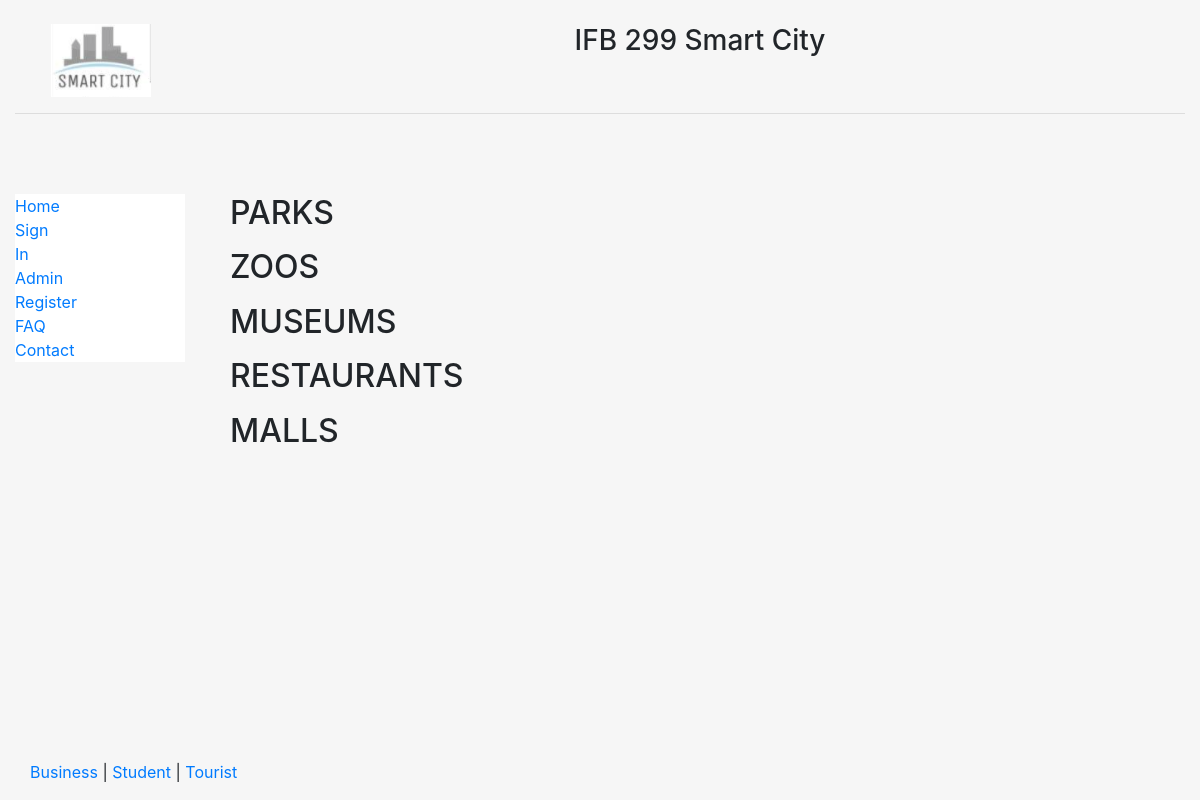
/CityInformation/, run on an earlier commit of the app's database.
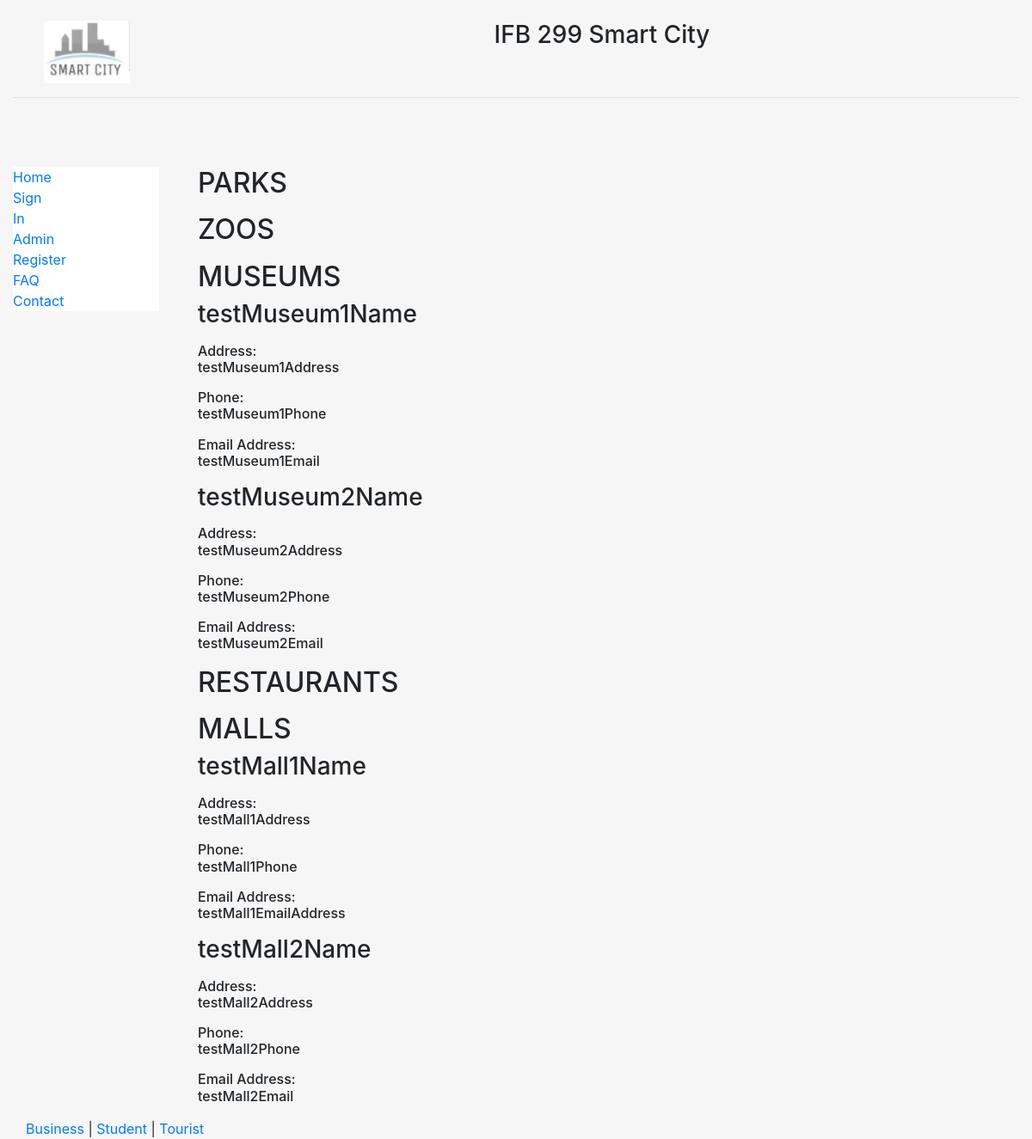
And on a later commit of the database.
### SmartCity/SmartCity/CityInformation/models.py (models this page shows, shortened)
class Museum(models.Model):
    name = models.TextField()
    address = models.TextField()
    phone = models.TextField()
    emailAddress = models.TextField()

class Mall(models.Model):
    name = models.TextField()
    address = models.TextField()
    phone = models.TextField()
    emailAddress = models.TextField()

### SmartCity/SmartCity/CityInformation/views.py (the view)
class InfoList(ListView):
    context_object_name = 'city_info_list'
    template_name = 'CityInformation/CityInformation.html'
    queryset = Park.objects.all()
    def get_context_data(self, **kwargs):
        context = super(InfoList, self).get_context_data(**kwargs)
        context['parks'] = self.queryset
        context['zoos'] = Zoo.objects.all()
        context['museums'] = Museum.objects.all()
        context['restaurants'] = Restaurant.objects.all()
        context['malls'] = Mall.objects.all()
        return context

### SmartCity/SmartCity/CityInformation/templates/CityInformation/CityInformation.html (shortened to what this page needs)
{% extends "main/base.html" %}
{% block content %}
<p>
  <h2>PARKS</h2>
</p>
<p>
  <h2>ZOOS</h2>
</p>
<p>
  <h2>MUSEUMS</h2>
    {% for museum in museums %}
    <h3>{{museum.name|safe|linebreaks}}</h3>
    <h6>Address: {{museum.address|safe|linebreaks}}</h6>
    <h6>Phone: {{museum.phone|safe|linebreaks}}</h6>
    <h6>Email Address: {{museum.emailAddress|safe|linebreaks}}</h6>
    {% endfor %}
</p>
<p>
  <h2>RESTAURANTS</h2>
</p>
<p>
  <h2>MALLS</h2>
    {% for mall in malls %}
    <h3>{{mall.name|safe|linebreaks}}</h3>
    <h6>Address: {{mall.address|safe|linebreaks}}</h6>
    <h6>Phone: {{mall.phone|safe|linebreaks}}</h6>
    <h6>Email Address: {{mall.emailAddress|safe|linebreaks}}</h6>
    {% endfor %}
</p>
{% endblock content %}

### SmartCity/SmartCity/main/templates/main/base.html (shortened to what this page needs)
<!DOCTYPE html>
<html lang="en">
<head>
    {% load staticfiles %}
    <link rel="stylesheet" href="https://maxcdn.bootstrapcdn.com/bootstrap/4.0.0-beta.2/css/bootstrap.min.css">
</head>
<body class="body" style="background-color:#f6f6f6">
<div class="container-fluid" style="min-height:95%; ">
    <div class="row">
        <div class="col-sm-2">
            <br>
            <center>
                <img src="{% static 'img/smartcity.PNG' %}" class="responsive-img" style='max-height:100px;' alt="face">
            </center>
        </div>
        <div class="col-sm-10">
            <br>
            <center>
                <h3>IFB 299 Smart City</h3>
            </center>
        </div>
    </div>
    <hr>
    <div class="row">
        <div class="col-sm-2">
            <br>
            <br>
            <p>
                {% if user.is_authenticated %}
                    Hello, {{ user.username }}
                    <div class="well bs-sidebar" id="sidebar" style="background-color:#fff">
                        <ul class="nav nav-pills nav-stacked col-md-3">
                            <li><a href='/'>Home</a></li>
                            <li><a href='{% url 'users:logout' %}'>SignOut</a></li>
                            <li><a href='{% url 'CityInformation:InfoList' %}'>City Information</a></li>
                            <li><a href='/faq/'>FAQ</a></li>
                            <li><a href='/contact/'>Contact</a></li>
                        </ul>
                    </div>
                    </div>
                    <div class="col-sm-10">
                    <div class='container-fluid'>
                        <br><br>
                        {% else %}
                        <div class="well bs-sidebar" id="sidebar" style="background-color:#fff">
                            <ul class="nav nav-pills nav-stacked col-md-3">
                                <li><a href='/'>Home</a></li>
                                <li><a href='/users/login/'>Sign In</a></li>
                                <a href="{% url 'admin:index' %}">Admin</a>
                                <li><a href='/users/register/'>Register</a></li>
                                <li><a href='/faq/'>FAQ</a></li>
                                <li><a href='/contact/'>Contact</a></li>
                            </ul>
                        </div>
                    </div>
                    <div class="col-sm-10">
                    <div class='container-fluid'>
                    <br><br>
                {% endif %}
                {% block content %}
                {% endblock %}
                </div>
                </div>
                </div>
    </div>
</body>
   <footer>
        <div class="container-fluid" style='margin-left:15px'>
            <p><a href="/users/business/" target="blank">Business</a> | <a href="/users/student/" target="blank">Student</a> | <a href="/users/tourist/"
                                                                                                     target="blank">Tourist</a>
            </p>
        </div>
    </footer>
</html>

### SmartCity/SmartCity/main/templates/main/base.html (style rules this page uses)
html, body { height: 100% }

What changed in the data, as far as the page shows it:
added Museum: name "testMuseum1Name", address "testMuseum1Address", phone "testMuseum1Phone", emailAddress "testMuseum1Email"
added Museum: name "testMuseum2Name", address "testMuseum2Address", phone "testMuseum2Phone", emailAddress "testMuseum2Email"
added Mall: name "testMall1Name", address "testMall1Address", phone "testMall1Phone", emailAddress "testMall1EmailAddress"
added Mall: name "testMall2Name", address "testMall2Address", phone "testMall2Phone", emailAddress "testMall2Email"
